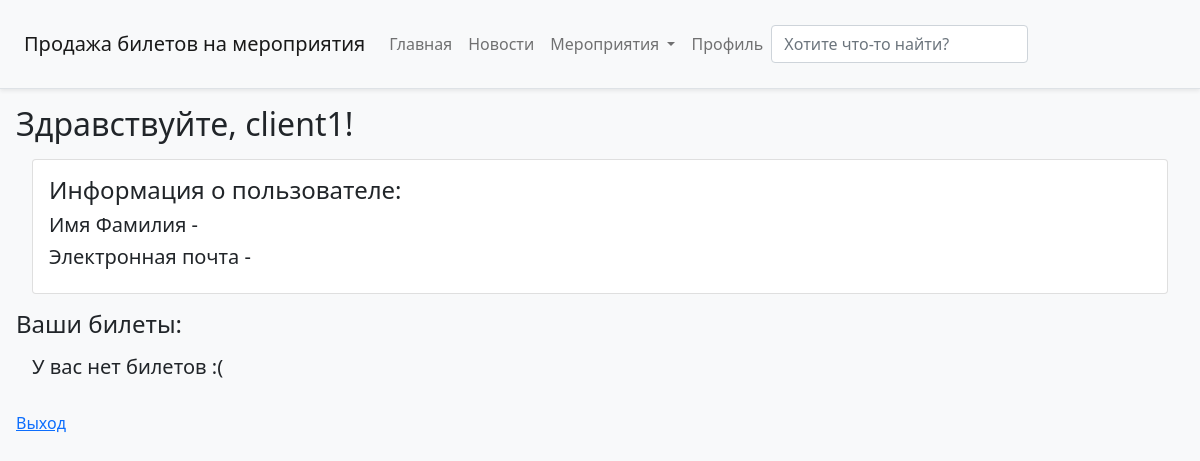
Before: /profile (signed in) with the older database file.
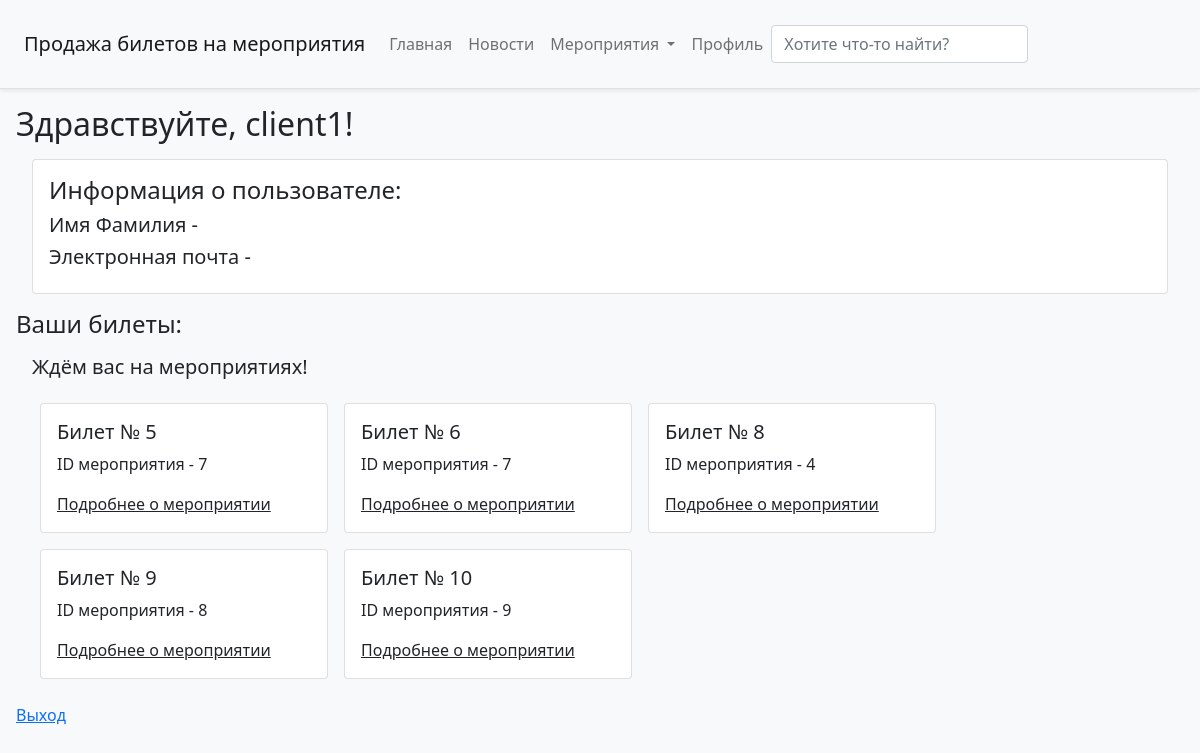
After: the same page with the newer database file.
### main/models.py (models this page shows)
class SoldTickets(models.Model):
    TicketId = models.ForeignKey(Tickets, on_delete=models.CASCADE)
    EvId = models.ForeignKey(Event, on_delete=models.CASCADE)
    Name = models.TextField('Имя покупателя')
    Surname = models.TextField('Фамилия покупателя')
    Buyer = models.ForeignKey(User(id), on_delete=models.CASCADE, db_column="Buyer", null=True)
    class Meta:
        verbose_name= 'Проданный билет'
        verbose_name_plural= 'Проданные билеты'

### main/views.py (the view)
# urls.py: path('profile', views.profile, name='profile'),
def profile(request):
    if SoldTickets.objects.filter(Buyer=request.user.id).exists():
        ticket_all = SoldTickets.objects.filter(Buyer=request.user.id)
        add = "Ждём вас на мероприятиях!"
        return render(request, 'main/profile.html', {'ticket':ticket_all, 'add':add})
    else:
        add = "У вас нет билетов :("
        return render(request, 'main/profile.html', {'add':add})

### main/templates/main/profile.html (shortened to what this page needs)
{% extends "main/base.html" %}
{% block name %}
<div class="m-3">
<h2>Здравствуйте, {{ user.username }}!</h2>
 <div class="m-3 card">
  <div class="card-body">
      <h4>Информация о пользователе:</h4>
 <h5>Имя Фамилия - {{ user.first_name }} {{ user.last_name }}</h5>
 <h5>Электронная почта - {{ user.email }}</h5></div></div>
    <h4>Ваши билеты:</h4>
    <h5 class="m-3">{{ add }}</h5>
    <div class="m-3" style="display:flex; flex-direction: row; flex-wrap: wrap;">
 {% for el in ticket %}
  <div class="col-sm-6" style="width: 18rem; margin: 0.5rem;">
    <div class="card">
      <div class="card-body">
        <h5 class="card-title">Билет № {{ el.TicketId_id }}</h5>
        <p class="card-text">ID мероприятия - {{ el.EvId_id }}</p>
          <p class="card-text">
              <a class="link-dark" href="{% url 'events' id=el.EvId_id %}">Подробнее о мероприятии</a>
          </p>
      </div>
    </div>
  </div>
  <br>
 {% endfor %}
</div>
<a href="{% url 'logout'%}">Выход</a>
</div>
{% endblock %}

Changed rows visible on the page:
added SoldTickets: TicketId_id "5", EvId_id "7"
added SoldTickets: TicketId_id "6", EvId_id "7"
added SoldTickets: TicketId_id "8", EvId_id "4"
added SoldTickets: TicketId_id "9", EvId_id "8"
added SoldTickets: TicketId_id "10", EvId_id "9"
Other visible differences:
{{ add }}: "У вас нет билетов :(" → "Ждём вас на мероприятиях!"
